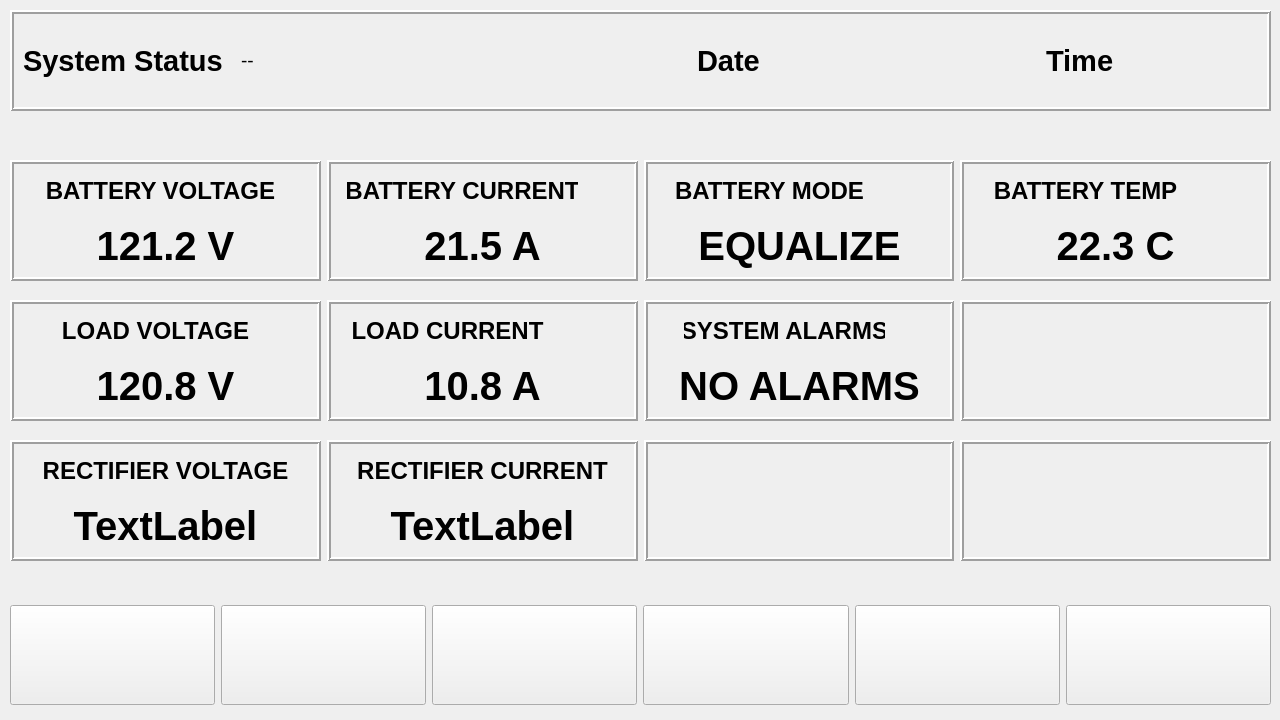
    <widget class="QWidget" name="pageDashboard">
     <property name="minimumSize">
      <size>
       <width>800</width>
       <height>600</height>
      </size>
     </property>
     <property name="maximumSize">
      <size>
       <width>1280</width>
       <height>720</height>
      </size>
     </property>
     <widget class="QFrame" name="frameTopdashboard">
      <property name="geometry">
       <rect>
        <x>10</x>
        <y>10</y>
        <width>1261</width>
        <height>101</height>
       </rect>
      </property>
      <property name="frameShape">
       <enum>QFrame::Shape::Box</enum>
      </property>
      <property name="frameShadow">
       <enum>QFrame::Shadow::Raised</enum>
      </property>
      <property name="lineWidth">
       <number>2</number>
      </property>
      <layout class="QGridLayout" name="gridLayout">
       <item row="0" column="3">
        <spacer name="horizontalSpacer_3">
         <property name="orientation">
          <enum>Qt::Orientation::Horizontal</enum>
         </property>
         <property name="sizeType">
          <enum>QSizePolicy::Policy::Fixed</enum>
         </property>
         <property name="sizeHint" stdset="0">
          <size>
           <width>130</width>
           <height>20</height>
          </size>
         </property>
        </spacer>
       </item>
       <item row="0" column="4">
        <widget class="QLabel" name="label_time_2">
         <property name="font">
          <font>
           <pointsize>22</pointsize>
           <bold>true</bold>
          </font>
         </property>
         <property name="text">
          <string>Time</string>
         </property>
        </widget>
       </item>
       <item row="0" column="0">
        <widget class="QLabel" name="label_system_status_2">
         <property name="font">
          <font>
           <pointsize>22</pointsize>
           <bold>true</bold>
          </font>
         </property>
         <property name="text">
          <string>System Status</string>
         </property>
        </widget>
       </item>
       <item row="0" column="2">
        <widget class="QLabel" name="label_date_2">
         <property name="font">
          <font>
           <pointsize>22</pointsize>
           <bold>true</bold>
          </font>
         </property>
         <property name="text">
          <string>Date</string>
         </property>
        </widget>
       </item>
       <item row="0" column="1">
        <widget class="QLabel" name="label_system_info">
         <property name="minimumSize">
          <size>
           <width>450</width>
           <height>0</height>
          </size>
         </property>
         <property name="maximumSize">
          <size>
           <width>450</width>
           <height>16777215</height>
          </size>
         </property>
         <property name="font">
          <font>
           <pointsize>14</pointsize>
          </font>
         </property>
         <property name="text">
          <string>--</string>
         </property>
         <property name="textFormat">
          <enum>Qt::TextFormat::RichText</enum>
         </property>
         <property name="alignment">
          <set>Qt::AlignmentFlag::AlignLeading|Qt::AlignmentFlag::AlignLeft|Qt::AlignmentFlag::AlignVCenter</set>
         </property>
        </widget>
       </item>
      </layout>
     </widget>
     <widget class="QWidget" name="layoutWidget">
      <property name="geometry">
       <rect>
        <x>10</x>
        <y>160</y>
        <width>1261</width>
        <height>121</height>
       </rect>
      </property>
      <layout class="QHBoxLayout" name="horizontalLayout">
       <item>
        <widget class="QFrame" name="frame_battery_voltage">
         <property name="frameShape">
          <enum>QFrame::Shape::Box</enum>
         </property>
         <property name="frameShadow">
          <enum>QFrame::Shadow::Raised</enum>
         </property>
         <property name="lineWidth">
          <number>2</number>
         </property>
         <widget class="QLabel" name="label_battery_voltage_2">
          <property name="geometry">
           <rect>
            <x>20</x>
            <y>10</y>
            <width>261</width>
            <height>41</height>
           </rect>
          </property>
          <property name="font">
           <font>
            <pointsize>18</pointsize>
            <bold>true</bold>
           </font>
          </property>
          <property name="lineWidth">
           <number>0</number>
          </property>
          <property name="text">
           <string>BATTERY VOLTAGE</string>
          </property>
          <property name="alignment">
           <set>Qt::AlignmentFlag::AlignCenter</set>
          </property>
         </widget>
         <widget class="QLabel" name="label_batt_volt_value_2">
          <property name="geometry">
           <rect>
            <x>10</x>
            <y>60</y>
            <width>291</width>
            <height>51</height>
           </rect>
          </property>
          <property name="font">
           <font>
            <pointsize>30</pointsize>
            <bold>true</bold>
           </font>
          </property>
          <property name="frameShape">
           <enum>QFrame::Shape::NoFrame</enum>
          </property>
          <property name="frameShadow">
           <enum>QFrame::Shadow::Plain</enum>
          </property>
          <property name="lineWidth">
           <number>0</number>
          </property>
          <property name="text">
           <string>121.2 V</string>
          </property>
          <property name="alignment">
           <set>Qt::AlignmentFlag::AlignCenter</set>
          </property>
         </widget>
        </widget>
       </item>
       <item>
        <widget class="QFrame" name="frame_battery_current">
         <property name="frameShape">
          <enum>QFrame::Shape::Box</enum>
         </property>
         <property name="frameShadow">
          <enum>QFrame::Shadow::Raised</enum>
         </property>
         <property name="lineWidth">
          <number>2</number>
         </property>
         <widget class="QLabel" name="label_battery_current_2">
          <property name="geometry">
           <rect>
            <x>20</x>
            <y>10</y>
            <width>231</width>
            <height>41</height>
           </rect>
          </property>
          <property name="font">
           <font>
            <pointsize>18</pointsize>
            <bold>true</bold>
           </font>
          </property>
          <property name="text">
           <string>BATTERY CURRENT</string>
          </property>
          <property name="alignment">
           <set>Qt::AlignmentFlag::AlignCenter</set>
          </property>
         </widget>
         <widget class="QLabel" name="label_batt_current_value_2">
          <property name="geometry">
           <rect>
            <x>10</x>
            <y>60</y>
            <width>291</width>
            <height>51</height>
           </rect>
          </property>
          <property name="font">
           <font>
            <pointsize>30</pointsize>
            <bold>true</bold>
           </font>
          </property>
          <property name="text">
           <string>21.5 A</string>
          </property>
          <property name="alignment">
           <set>Qt::AlignmentFlag::AlignCenter</set>
          </property>
         </widget>
        </widget>
       </item>
       <item>
        <widget class="QFrame" name="frame_battery_mode">
         <property name="frameShape">
          <enum>QFrame::Shape::Box</enum>
         </property>
         <property name="frameShadow">
          <enum>QFrame::Shadow::Raised</enum>
         </property>
         <property name="lineWidth">
          <number>2</number>
         </property>
         <widget class="QLabel" name="label_battery_mode_2">
          <property name="geometry">
           <rect>
            <x>10</x>
            <y>10</y>
            <width>231</width>
            <height>41</height>
           </rect>
          </property>
          <property name="font">
           <font>
            <pointsize>18</pointsize>
            <bold>true</bold>
           </font>
          </property>
          <property name="text">
           <string>BATTERY MODE</string>
          </property>
          <property name="alignment">
           <set>Qt::AlignmentFlag::AlignCenter</set>
          </property>
         </widget>
         <widget class="QLabel" name="label_batt_mode_value_2">
          <property name="geometry">
           <rect>
            <x>10</x>
            <y>60</y>
            <width>291</width>
            <height>51</height>
           </rect>
          </property>
          <property name="font">
           <font>
            <pointsize>30</pointsize>
            <bold>true</bold>
           </font>
          </property>
          <property name="text">
           <string>EQUALIZE</string>
          </property>
          <property name="alignment">
           <set>Qt::AlignmentFlag::AlignCenter</set>
          </property>
         </widget>
        </widget>
       </item>
       <item>
        <widget class="QFrame" name="frame_battery_temperature">
         <property name="frameShape">
          <enum>QFrame::Shape::Box</enum>
         </property>
         <property name="frameShadow">
          <enum>QFrame::Shadow::Raised</enum>
         </property>
         <property name="lineWidth">
          <number>2</number>
         </property>
         <widget class="QLabel" name="label_battery_mode_4">
          <property name="geometry">
           <rect>
            <x>10</x>
            <y>10</y>
            <width>231</width>
            <height>41</height>
           </rect>
          </property>
          <property name="font">
           <font>
            <pointsize>18</pointsize>
            <bold>true</bold>
           </font>
          </property>
          <property name="text">
           <string>BATTERY TEMP</string>
          </property>
          <property name="alignment">
           <set>Qt::AlignmentFlag::AlignCenter</set>
          </property>
         </widget>
         <widget class="QLabel" name="label_batt_mode_value_4">
          <property name="geometry">
           <rect>
            <x>10</x>
            <y>60</y>
            <width>291</width>
            <height>51</height>
           </rect>
          </property>
          <property name="font">
           <font>
            <pointsize>30</pointsize>
            <bold>true</bold>
           </font>
          </property>
          <property name="text">
           <string>22.3 C</string>
          </property>
          <property name="alignment">
           <set>Qt::AlignmentFlag::AlignCenter</set>
          </property>
         </widget>
        </widget>
       </item>
      </layout>
     </widget>
     <widget class="QWidget" name="layoutWidget">
      <property name="geometry">
       <rect>
        <x>10</x>
        <y>300</y>
        <width>1261</width>
        <height>121</height>
       </rect>
      </property>
      <layout class="QHBoxLayout" name="horizontalLayout_2">
       <item>
        <widget class="QFrame" name="frame_load_voltage">
         <property name="frameShape">
          <enum>QFrame::Shape::Box</enum>
         </property>
         <property name="frameShadow">
          <enum>QFrame::Shadow::Raised</enum>
         </property>
         <property name="lineWidth">
          <number>2</number>
         </property>
         <widget class="QLabel" name="label_load_voltage_2">
          <property name="geometry">
           <rect>
            <x>20</x>
            <y>10</y>
            <width>251</width>
            <height>41</height>
           </rect>
          </property>
          <property name="font">
           <font>
            <pointsize>18</pointsize>
            <bold>true</bold>
           </font>
          </property>
          <property name="text">
           <string>LOAD VOLTAGE</string>
          </property>
          <property name="alignment">
           <set>Qt::AlignmentFlag::AlignCenter</set>
          </property>
         </widget>
         <widget class="QLabel" name="label_load_volt_value_2">
          <property name="geometry">
           <rect>
            <x>10</x>
            <y>60</y>
            <width>291</width>
            <height>51</height>
           </rect>
          </property>
          <property name="font">
           <font>
            <pointsize>30</pointsize>
            <bold>true</bold>
           </font>
          </property>
          <property name="text">
           <string>120.8 V</string>
          </property>
          <property name="alignment">
           <set>Qt::AlignmentFlag::AlignCenter</set>
          </property>
         </widget>
        </widget>
       </item>
       <item>
        <widget class="QFrame" name="frame_load_current">
         <property name="frameShape">
          <enum>QFrame::Shape::Box</enum>
         </property>
         <property name="frameShadow">
          <enum>QFrame::Shadow::Raised</enum>
         </property>
         <property name="lineWidth">
          <number>2</number>
         </property>
         <widget class="QLabel" name="label_load_current_3">
          <property name="geometry">
           <rect>
            <x>20</x>
            <y>10</y>
            <width>201</width>
            <height>41</height>
           </rect>
          </property>
          <property name="font">
           <font>
            <pointsize>18</pointsize>
            <bold>true</bold>
           </font>
          </property>
          <property name="text">
           <string>LOAD CURRENT</string>
          </property>
          <property name="alignment">
           <set>Qt::AlignmentFlag::AlignCenter</set>
          </property>
         </widget>
         <widget class="QLabel" name="label_load_current_value_2">
          <property name="geometry">
           <rect>
            <x>10</x>
            <y>60</y>
            <width>291</width>
            <height>51</height>
           </rect>
          </property>
          <property name="font">
           <font>
            <pointsize>30</pointsize>
            <bold>true</bold>
           </font>
          </property>
          <property name="text">
           <string>10.8 A</string>
          </property>
          <property name="alignment">
           <set>Qt::AlignmentFlag::AlignCenter</set>
          </property>
         </widget>
        </widget>
       </item>
       <item>
        <widget class="QFrame" name="frame_system_alarms">
         <property name="frameShape">
          <enum>QFrame::Shape::Box</enum>
         </property>
         <property name="frameShadow">
          <enum>QFrame::Shadow::Raised</enum>
         </property>
         <property name="lineWidth">
          <number>2</number>
         </property>
         <widget class="QLabel" name="label_system_alarms_2">
          <property name="geometry">
           <rect>
            <x>40</x>
            <y>10</y>
            <width>201</width>
            <height>41</height>
           </rect>
          </property>
          <property name="font">
           <font>
            <pointsize>18</pointsize>
            <bold>true</bold>
           </font>
          </property>
          <property name="text">
           <string>SYSTEM ALARMS</string>
          </property>
          <property name="alignment">
           <set>Qt::AlignmentFlag::AlignCenter</set>
          </property>
         </widget>
         <widget class="QLabel" name="label_alarms_value_2">
          <property name="geometry">
           <rect>
            <x>10</x>
            <y>60</y>
            <width>291</width>
            <height>51</height>
           </rect>
          </property>
          <property name="font">
           <font>
            <pointsize>30</pointsize>
            <bold>true</bold>
           </font>
          </property>
          <property name="text">
           <string>NO ALARMS</string>
          </property>
          <property name="alignment">
           <set>Qt::AlignmentFlag::AlignCenter</set>
          </property>
         </widget>
        </widget>
       </item>
       <item>
        <widget class="QFrame" name="frame_dashboard_8">
         <property name="frameShape">
          <enum>QFrame::Shape::Box</enum>
         </property>
         <property name="frameShadow">
          <enum>QFrame::Shadow::Raised</enum>
         </property>
         <property name="lineWidth">
          <number>2</number>
         </property>
        </widget>
       </item>
      </layout>
     </widget>
     <widget class="QWidget" name="layoutWidget">
      <property name="geometry">
       <rect>
        <x>10</x>
        <y>440</y>
        <width>1261</width>
        <height>121</height>
       </rect>
      </property>
      <layout class="QHBoxLayout" name="horizontalLayout_3">
       <item>
        <widget class="QFrame" name="frame_dashboard_9">
         <property name="frameShape">
          <enum>QFrame::Shape::Box</enum>
         </property>
         <property name="frameShadow">
          <enum>QFrame::Shadow::Raised</enum>
         </property>
         <property name="lineWidth">
          <number>2</number>
         </property>
         <widget class="QLabel" name="label_rectifier_voltage">
          <property name="geometry">
           <rect>
            <x>20</x>
            <y>10</y>
            <width>271</width>
            <height>41</height>
           </rect>
          </property>
          <property name="font">
           <font>
            <pointsize>18</pointsize>
            <bold>true</bold>
           </font>
          </property>
          <property name="text">
           <string>RECTIFIER VOLTAGE</string>
          </property>
          <property name="alignment">
           <set>Qt::AlignmentFlag::AlignCenter</set>
          </property>
         </widget>
         <widget class="QLabel" name="label_4_rect_volt_value">
          <property name="geometry">
           <rect>
            <x>10</x>
            <y>60</y>
            <width>291</width>
            <height>51</height>
           </rect>
          </property>
          <property name="font">
           <font>
            <pointsize>30</pointsize>
            <bold>true</bold>
           </font>
          </property>
          <property name="text">
           <string>TextLabel</string>
          </property>
          <property name="alignment">
           <set>Qt::AlignmentFlag::AlignCenter</set>
          </property>
         </widget>
        </widget>
       </item>
       <item>
        <widget class="QFrame" name="frame_dashboard_10">
         <property name="frameShape">
          <enum>QFrame::Shape::Box</enum>
         </property>
         <property name="frameShadow">
          <enum>QFrame::Shadow::Raised</enum>
         </property>
         <property name="lineWidth">
          <number>2</number>
         </property>
         <widget class="QLabel" name="label_rect_curr_value">
          <property name="geometry">
           <rect>
            <x>10</x>
            <y>60</y>
            <width>291</width>
            <height>51</height>
           </rect>
          </property>
          <property name="font">
           <font>
            <pointsize>30</pointsize>
            <bold>true</bold>
           </font>
          </property>
          <property name="text">
           <string>TextLabel</string>
          </property>
          <property name="alignment">
           <set>Qt::AlignmentFlag::AlignCenter</set>
          </property>
         </widget>
         <widget class="QLabel" name="label_rectifier_current_2">
          <property name="geometry">
           <rect>
            <x>20</x>
            <y>10</y>
            <width>271</width>
            <height>41</height>
           </rect>
          </property>
          <property name="font">
           <font>
            <pointsize>18</pointsize>
            <bold>true</bold>
           </font>
          </property>
          <property name="text">
           <string>RECTIFIER CURRENT</string>
          </property>
          <property name="alignment">
           <set>Qt::AlignmentFlag::AlignCenter</set>
          </property>
         </widget>
        </widget>
       </item>
       <item>
        <widget class="QFrame" name="frame_dashboard_11">
         <property name="frameShape">
          <enum>QFrame::Shape::Box</enum>
         </property>
         <property name="frameShadow">
          <enum>QFrame::Shadow::Raised</enum>
         </property>
         <property name="lineWidth">
          <number>2</number>
         </property>
        </widget>
       </item>
       <item>
        <widget class="QFrame" name="frame_dashboard_12">
         <property name="frameShape">
          <enum>QFrame::Shape::Box</enum>
         </property>
         <property name="frameShadow">
          <enum>QFrame::Shadow::Raised</enum>
         </property>
         <property name="lineWidth">
          <number>2</number>
         </property>
        </widget>
       </item>
      </layout>
     </widget>
     <widget class="QWidget" name="layoutWidget">
      <property name="geometry">
       <rect>
        <x>10</x>
        <y>590</y>
        <width>1261</width>
        <height>131</height>
       </rect>
      </property>
      <layout class="QHBoxLayout" name="horizontalLayout_4">
       <item>
        <widget class="QPushButton" name="pushButton_home">
         <property name="minimumSize">
          <size>
           <width>0</width>
           <height>100</height>
          </size>
         </property>
         <property name="text">
          <string/>
         </property>
         <property name="icon">
          <iconset theme="go-home"/>
         </property>
         <property name="iconSize">
          <size>
           <width>80</width>
           <height>80</height>
          </size>
         </property>
        </widget>
       </item>
       <item>
        <widget class="QPushButton" name="pushButton_menu">
         <property name="minimumSize">
          <size>
           <width>0</width>
           <height>100</height>
          </size>
         </property>
         <property name="font">
          <font>
           <pointsize>16</pointsize>
          </font>
         </property>
         <property name="text">
          <string/>
         </property>
         <property name="icon">
          <iconset theme="preferences-system"/>
         </property>
         <property name="iconSize">
          <size>
           <width>80</width>
           <height>80</height>
          </size>
         </property>
        </widget>
       </item>
       <item>
        <widget class="QPushButton" name="pushButton">
         <property name="minimumSize">
          <size>
           <width>0</width>
           <height>100</height>
          </size>
         </property>
         <property name="font">
          <font>
           <pointsize>16</pointsize>
          </font>
         </property>
         <property name="text">
          <string/>
         </property>
         <property name="icon">
          <iconset theme="QIcon::ThemeIcon::Battery"/>
         </property>
         <property name="iconSize">
          <size>
           <width>80</width>
           <height>80</height>
          </size>
         </property>
        </widget>
       </item>
       <item>
        <widget class="QPushButton" name="pushButton_2">
         <property name="minimumSize">
          <size>
           <width>0</width>
           <height>100</height>
          </size>
         </property>
         <property name="text">
          <string/>
         </property>
         <property name="icon">
          <iconset theme="QIcon::ThemeIcon::NetworkWireless"/>
         </property>
         <property name="iconSize">
          <size>
           <width>80</width>
           <height>80</height>
          </size>
         </property>
        </widget>
       </item>
       <item>
        <widget class="QPushButton" name="pushButton_3">
         <property name="minimumSize">
          <size>
           <width>0</width>
           <height>100</height>
          </size>
         </property>
         <property name="text">
          <string/>
         </property>
         <property name="icon">
          <iconset theme="text-x-generic"/>
         </property>
         <property name="iconSize">
          <size>
           <width>80</width>
           <height>80</height>
          </size>
         </property>
        </widget>
       </item>
       <item>
        <widget class="QPushButton" name="pushButton_4">
         <property name="minimumSize">
          <size>
           <width>0</width>
           <height>100</height>
          </size>
         </property>
         <property name="text">
          <string/>
         </property>
         <property name="icon">
          <iconset theme="dialog-password"/>
         </property>
         <property name="iconSize">
          <size>
           <width>80</width>
           <height>80</height>
          </size>
         </property>
        </widget>
       </item>
      </layout>
     </widget>
    </widget>
